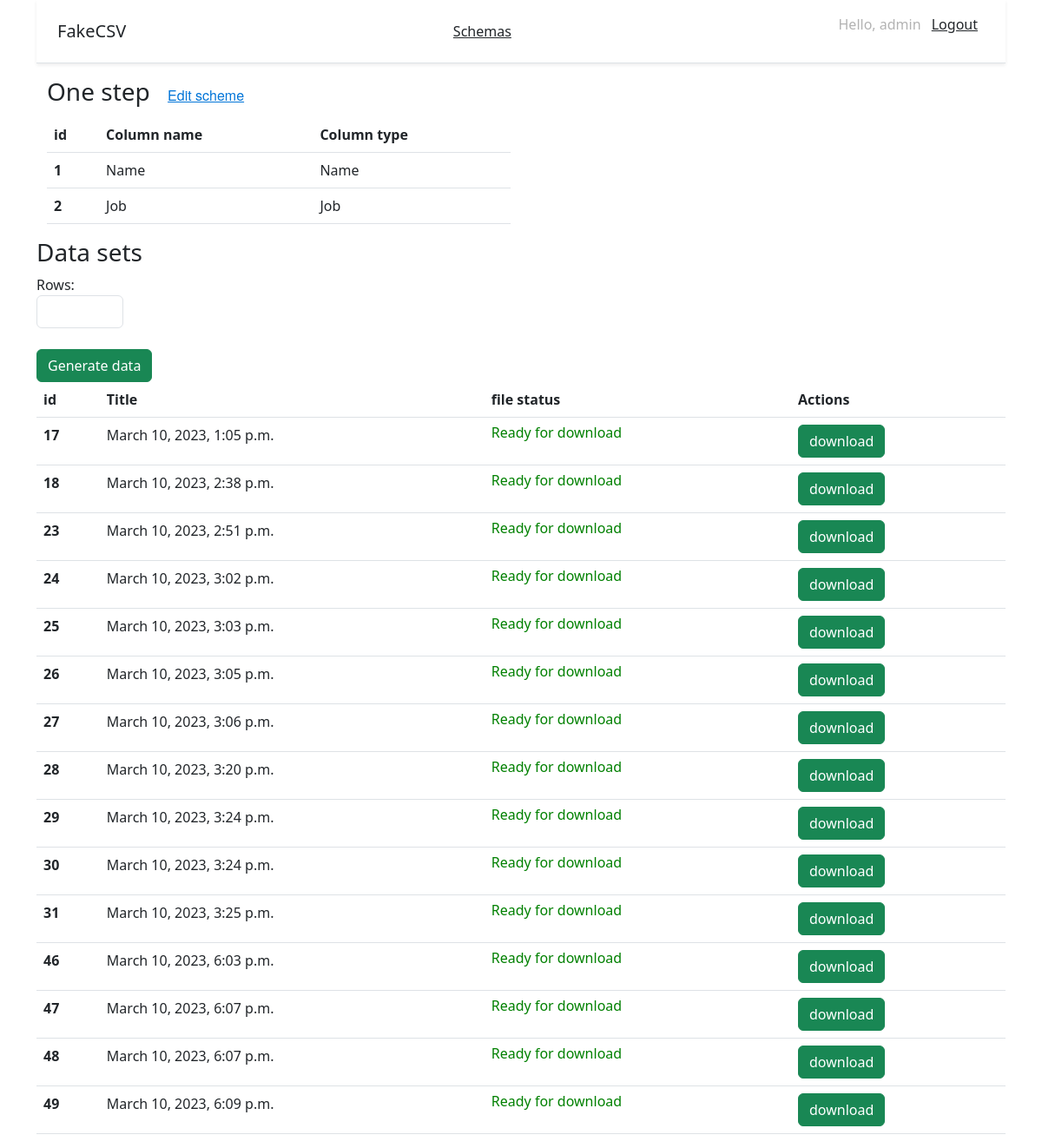
Screenshot of /generate_csv/1/ (signed in) with the database file from the repository.
### mystical_users/models.py (models this page shows, shortened)
class Schema(models.Model):
    title = models.CharField(max_length=100, verbose_name='Title', blank=True)
    modified = models.DateTimeField(auto_now_add=True, verbose_name='Modified')

class Column(models.Model):
    name = models.CharField(max_length=60)
    type = models.CharField(max_length=20)
    order = models.IntegerField()
    number = models.IntegerField(blank=True, null=True)
    start = models.IntegerField(blank=True, null=True)
    end = models.IntegerField(blank=True, null=True)
    schema = models.ForeignKey(Schema, on_delete=models.CASCADE, blank=True)

class File(models.Model):
    path = models.CharField(max_length=500, null=True)
    name = models.CharField(max_length=500, null=True)
    created = models.DateTimeField(auto_now_add=True, verbose_name='Created', null=True)
    file = models.FileField(null=True, upload_to='file')
    schema = models.ForeignKey(Schema, on_delete=models.CASCADE, blank=True)

### mystical_users/views.py (the view)
# urls.py: path('generate_csv/<int:schema_id>/', views.generate_csv, name='generate_csv'),
@login_required
def generate_csv(request, schema_id):
    current_columns = Column.objects.filter(schema_id=schema_id).all()
    current_schema = Schema.objects.get(pk=schema_id)
    files = File.objects.filter(schema_id=schema_id).all()
    context = {
        'files': files,
        'current_schema': current_schema,
        'current_columns': current_columns
    }
    return render(request, 'generate_csv.html', context)

### mystical_users/templates/generate_csv.html (shortened to what this page needs)
{% extends 'base.html' %}
{% block content %}
<div class="container">
  <div class="row">
    <div class="col">
      <h3>
        {{ current_schema.title }}
        <small class="text-muted">
          <a class="btn btn-link" href="/generate_csv/{{ current_schema.id }}" id="Edit">Edit scheme</a>
        </small>
      </h3>
    </div>
  </div>
  <div class="row">
    <div class="col">
      <table class="table">
        <thead>
          <tr>
            <th scope="col">id</th>
            <th scope="col">Column name</th>
            <th scope="col">Column type</th>
          </tr>
        </thead>
        <tbody>
          {% for item in current_columns %}
          <tr>
            <th scope="row">{{ item.order }}</th>
            <td>{{ item.name }}</td>
            <td>{{ item.type }}</td>
          </tr>
          {% endfor %}
        </tbody>
      </table>
    </div>
    <div class="col">
    </div>
  </div>
</div>
<div class="row">
  <div class="col">
    <h3>Data sets</h3>
  </div>
  <div class="col">
  </div>
  <div class="col">
  </div>
  <div class="col">
  </div>
  <form id="myForm" method="post" enctype="multipart/form-data">
    <div class="col">
      Rows:
      <input type="number" class="form-control" value="start" name="count" style="width: 100px;" required>
    </div>
    <div class="col">
      <br>
      <button id="submit-button" class="btn btn-success" type="submit">Generate data</button>
    </div>
  </form>
</div>
<table class="table" id="second-table">
  <thead>
    <tr>
      <th scope="col">id</th>
      <th scope="col">Title</th>
      <th scope="col">file status</th>
      <th scope="col">Actions</th>
    </tr>
  </thead>
  <tbody>
    {% for item in files %}
    <tr>
      <th scope="row">{{ item.id }}</th>
      <td>{{ item.created }}</td>
      <td><h6 style="color: green;">Ready for download</h6> </td>
      <td><a id="download-button-{{ item.id }}" class="btn btn-success">download</a></td>
    </tr>
    {% endfor %}
  </tbody>
</table>
{% endblock %}

### mystical_users/templates/base.html (shortened to what this page needs)
<!doctype html>
<html lang="ru">
<head>
    <link href="https://cdn.jsdelivr.net/npm/bootstrap@5.3.0-alpha1/dist/css/bootstrap.min.css" rel="stylesheet">
    {% load static %}
    {% block extrastyle %}
    <link rel="stylesheet" href="{% static 'css/login.css' %}">
    <link rel="stylesheet" href="{% static 'css/schemas.css' %}">
    {% endblock %}
</head>
<body>
<div class="container">
  <div class="d-flex flex-column flex-md-row align-items-center justify-content-between p-3 px-md-4 mb-3 bg-white border-bottom shadow-sm">
      <div>
      <h5 class="my-0 font-weight-normal">FakeCSV</h5>
         </div>
         <div>
      <a class="p-2 text-dark" href="{% url 'schemas' %}">Schemas</a>
        </div>
    {% if request.user.is_authenticated %}
    <nav class="my-2 my-md-0" style="color: rgba(0, 0, 0, 0.3);">
      <p>Hello, {{ request.user.username }} <a class="p-2 text-dark" href="{% url 'logout' %}">Logout</a></p>
    </nav>
    {% endif %}
  </div>
</div>
    <div class="container">
        {% block content %}{% endblock %}
    </div>
</body>
</html>

### static/css/schemas.css (style rules this page uses)
#Edit { font-family: 'Helvetica Neue'; font-style: normal; font-weight: 400; font-size: 16px; line-height: 21px; color: #0275D8; }

### rows the page displays
Schema: title "One step"
Column: order "1", name "Name", type "Name"
Column: order "2", name "Job", type "Job"
File: id "17", created "March 10, 2023, 1:05 p.m."
File: id "18", created "March 10, 2023, 2:38 p.m."
File: id "23", created "March 10, 2023, 2:51 p.m."
File: id "24", created "March 10, 2023, 3:02 p.m."
File: id "25", created "March 10, 2023, 3:03 p.m."
File: id "26", created "March 10, 2023, 3:05 p.m."
File: id "27", created "March 10, 2023, 3:06 p.m."
File: id "28", created "March 10, 2023, 3:20 p.m."
File: id "29", created "March 10, 2023, 3:24 p.m."
File: id "30", created "March 10, 2023, 3:24 p.m."
File: id "31", created "March 10, 2023, 3:25 p.m."
File: id "46", created "March 10, 2023, 6:03 p.m."
File: id "47", created "March 10, 2023, 6:07 p.m."
File: id "48", created "March 10, 2023, 6:07 p.m."
File: id "49", created "March 10, 2023, 6:09 p.m."

### other values shown
{{ request.user.username }} "admin"
